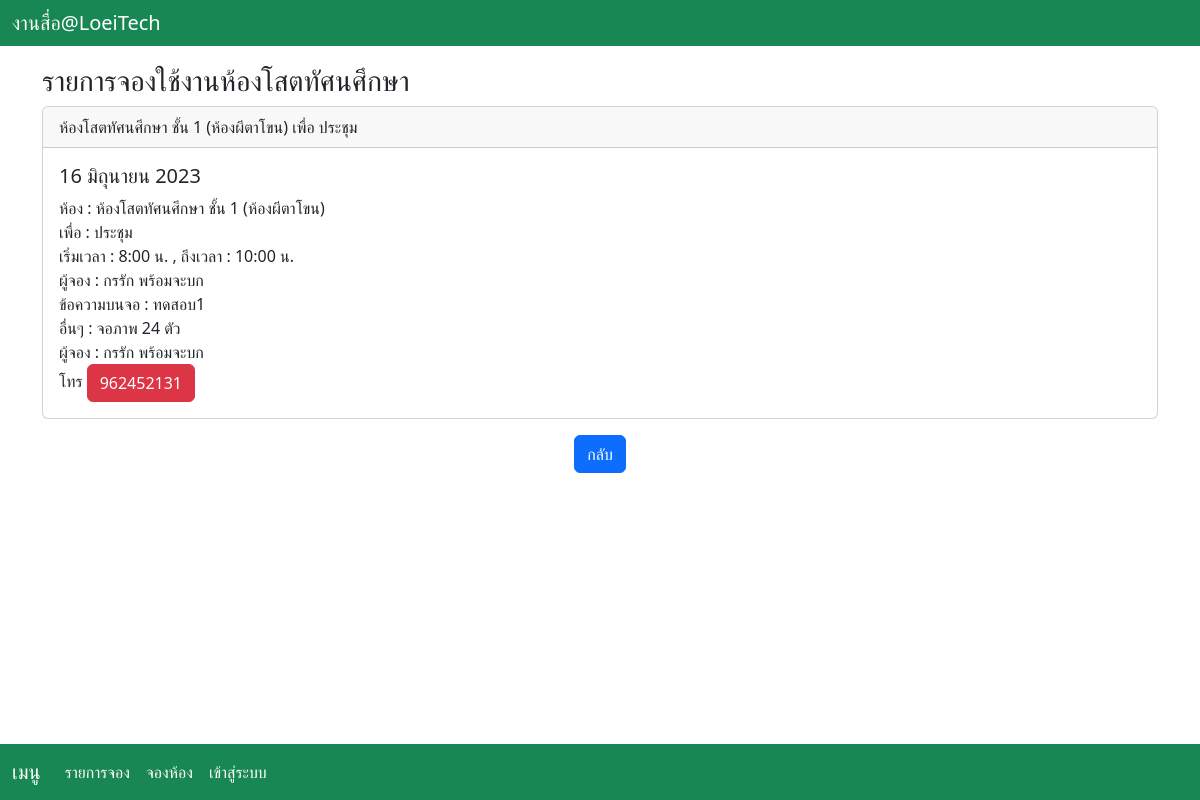
Page /bookdetail/1 on the committed database.
### booking/models.py (models this page shows, shortened)
class book_dtl(models.Model):
    book_id = models.AutoField(primary_key=True)
    room_id = models.ForeignKey(room_dtl,null=True,on_delete=models.CASCADE)
    purposename = models.CharField(max_length=200,null=True)
    txtonfloor = models.CharField(max_length=200,null=True)
    sdate = models.DateField(auto_now=False, auto_now_add=False)
    stime = models.TimeField(auto_now=False, auto_now_add=False)
    etime = models.TimeField(auto_now=False, auto_now_add=False)
    txtusername = models.CharField(max_length=200,null=True)
    txttel = models.IntegerField(null=True)
    other = models.CharField(max_length=200,null=True)

class room_dtl(models.Model):
    room_id = models.AutoField(primary_key=True)
    room_name = models.CharField(max_length=200,null=True)

### booking/views.py (the view)
# urls.py: path('bookdetail/<int:id>',views.bookdetail),
def bookdetail(request,id):
    fetch_book = book_dtl.objects.get(pk=id)
    return render(request,'bookdetail.html',{'fetch_book': fetch_book})

### booking/templates/bookdetail.html (shortened to what this page needs)
{% include 'home.html' %}
<div class="container mt-3">
  <h3>รายการจองใช้งานห้องโสตทัศนศึกษา</h3>
  <div class="card">
    <div class="card-header">{{fetch_book.room_id.room_name}} เพื่อ {{fetch_book.purposename}}</div>
    <div class="card-body">
      <h5 class="card-title">{{fetch_book.sdate}}</h5>
      <p class="card-text">
        ห้อง : {{fetch_book.room_id.room_name}}
        <br>
        เพื่อ : {{fetch_book.purposename}}
        <br>
        เริ่มเวลา : {{fetch_book.stime}} น. , ถึงเวลา : {{fetch_book.etime}} น.
        <br>
        ผู้จอง : {{fetch_book.txtusername}}
        <br>
        ข้อความบนจอ : {{fetch_book.txtonfloor}}
        <br>
        อื่นๆ  : {{fetch_book.other}}
        <br>
        ผู้จอง : {{fetch_book.txtusername}}
        <br>
        โทร <a href="#" class="btn btn-danger"> {{fetch_book.txttel}} </a>
      </p>
    </div>
  </div><p></p>
  <center><button onclick="history.back()" class="btn btn-primary">กลับ</button></center>
  <div class="mt-4 p-5 bg-white text-white rounded">
  </div>
</div>

### rows in the picture
book_dtl: room_id.room_name "ห้องโสตทัศนศึกษา ชั้น 1 (ห้องผีตาโขน)", purposename "ประชุม", sdate "16 มิถุนายน 2023", stime "8:00", etime "10:00", txtusername "กรรัก พร้อมจะบก", txtonfloor "ทดสอบ1", other "จอภาพ 24 ตัว", txttel "962452131"
